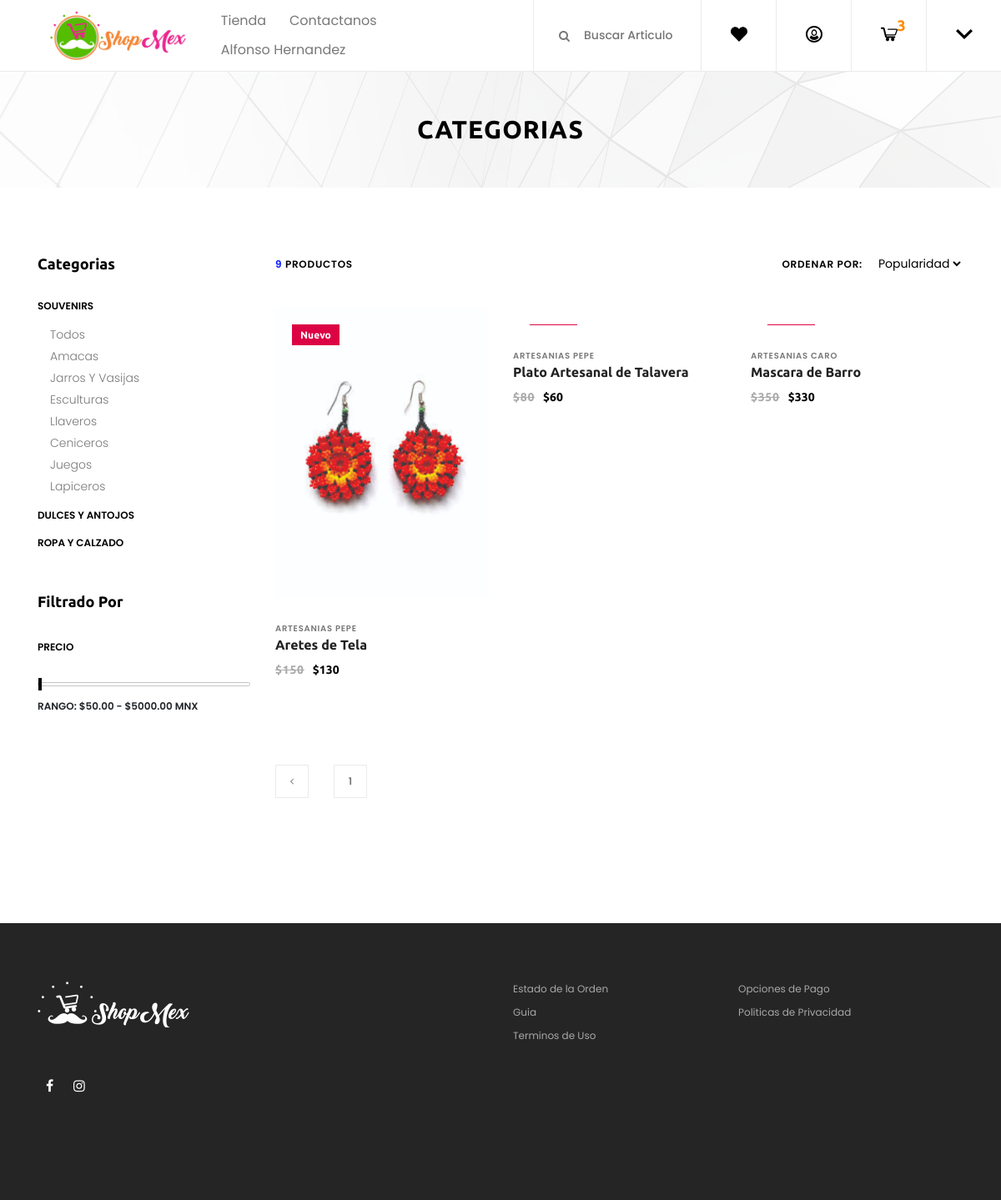
/accesoUsuarios/shop.php (signed in), run on the app's committed database.
### tables this page shows
CREATE TABLE `articulos` (
  `id_producto` int(11) NOT NULL,
  `id_categoria` int(11) NOT NULL,
  `id_imagen` int(11) NOT NULL,
  `nombre` varchar(50) DEFAULT NULL,
  `descripcion` varchar(500) DEFAULT NULL,
  `cantidad` int(11) DEFAULT NULL,
  `precio` float DEFAULT NULL,
  `fechaCaptura` date DEFAULT NULL,
  `proveedor` varchar(50) NOT NULL,
  `estadoProveniente` varchar(50) NOT NULL
);

### accesoUsuarios/shop.php (the view, shortened to what this page needs)
<!DOCTYPE html>
<html lang="en">
<head>
    <link rel="stylesheet" href="../css/core-style.css">
    <link rel="stylesheet" href="../style.css">
</head>
<body>
    <?php
        $miConexion=new Conexion();
        $conexiondb=$miConexion->conectar();
        $queryProductos="SELECT * FROM articulos";
        $sentence=$conexiondb->prepare($queryProductos);
        $sentence->execute();
        $registroArticulos=$sentence->fetchAll(PDO::FETCH_OBJ);
    ?>
    <header class="header_area">
        <div class="classy-nav-container breakpoint-off d-flex align-items-center justify-content-between">
            <nav class="classy-navbar" id="essenceNav">
                <a class="nav-brand" href="index.php"><img src="../img/core-img/logo.png" alt=""></a>
                <div class="classy-menu">
                    <div class="classynav">
                        <ul>
                            <li><a href="#">Tienda</a>
                            </li>
                            <li><a href="contact.php">Contactanos</a></li>
                            <li><a href="#" id="nombreUser"><?php echo $_SESSION["usuario"]; ?></a></li>
                        </ul>
                    </div>
                </div>
            </nav>
            <div class="header-meta d-flex clearfix justify-content-end">
                <div class="search-area">
                    <form action="#" method="post">
                        <input type="search" name="search" id="headerSearch" placeholder="Buscar Articulo">
                        <button type="submit"><i class="fa fa-search" aria-hidden="true"></i></button>
                    </form>
                </div>
                <div class="favourite-area">
                    <a href="#"><img src="../img/core-img/heart.svg" alt=""></a>
                </div>
                <div class="user-login-info">
                    <a href="#" role="button" data-toggle="modal" data-target="#login-modal"><img src="../img/core-img/user.svg" alt=""></a>
                </div>
                <div class="cart-area">
                    <a href="#" id="essenceCartBtn"><img src="../img/core-img/bag.svg" alt="" > <span>3</span></a>
                </div>
                <div class="cart-area">
                    <a href="destroy_session.php" id="essenceCartBtn"> <img src="../img/core-img/arrow-down.svg" title="Cerrar Sesion"> </a>
                </div>
            </div>
        </div>
    </header>
    <div class="breadcumb_area bg-img" style="background-image: url(../img/bg-img/breadcumb.jpg);">
        <div class="container h-100">
            <div class="row h-100 align-items-center">
                <div class="col-12">
                    <div class="page-title text-center">
                        <h2>Categorias</h2>
                    </div>
                </div>
            </div>
        </div>
    </div>
    <section class="shop_grid_area section-padding-80">
        <div class="container">
            <div class="row">
                <div class="col-12 col-md-4 col-lg-3">
                    <div class="shop_sidebar_area">
                        <div class="widget catagory mb-50">
                            <h6 class="widget-title mb-30">Categorias</h6>
                            <div class="catagories-menu">
                                <ul id="menu-content2" class="menu-content collapse show">
                                    <li data-toggle="collapse" data-target="#clothing">
                                        <a href="#">Souvenirs</a>
                                        <ul class="sub-menu collapse show" id="clothing">
                                            <li><a href="#">Todos</a></li>
                                            <li><a href="#">Amacas</a></li>
                                            <li><a href="#">Jarros y Vasijas</a></li>
                                            <li><a href="#">Esculturas</a></li>
                                            <li><a href="#">Llaveros</a></li>
                                            <li><a href="#">Ceniceros</a></li>
                                            <li><a href="#">Juegos</a></li>
                                            <li><a href="#">Lapiceros</a></li>
                                        </ul>
                                    </li>
                                    <li data-toggle="collapse" data-target="#shoes" class="collapsed">
                                        <a href="#">Dulces y Antojos</a>
                                    </li>
                                    <li data-toggle="collapse" data-target="#accessories" class="collapsed">
                                        <a href="#">Ropa y Calzado</a>
                                    </li>
                                </ul>
                            </div>
                        </div>
                        <div class="widget price mb-50">
                            <h6 class="widget-title mb-30">Filtrado por</h6>
                            <p class="widget-title2 mb-30">Precio</p>
                            <div class="widget-desc">
                                <div class="slider-range">
                                    <div data-min="30" data-max="5000" data-unit="$" class="slider-range-price ui-slider ui-slider-horizontal ui-widget ui-widget-content ui-corner-all" data-value-min="50" data-value-max="10000" data-label-result="Range:">
                                        <span class="ui-slider-handle ui-state-default ui-corner-all" tabindex="0"></span>
                                    </div>
                                    <div class="range-price">Rango: $50.00 - $5000.00 MNX</div>
                                </div>
                            </div>
                        </div>
                    </div>
                </div>
                <div class="col-12 col-md-8 col-lg-9">
                    <div class="shop_grid_product_area">
                        <div class="row">
                            <div class="col-12">
                                <div class="product-topbar d-flex align-items-center justify-content-between">
                                    <div class="total-products">
                                        <p><span>9</span> Productos</p>
                                    </div>
                                    <div class="product-sorting d-flex">
                                        <p>Ordenar Por: </p>
                                        <form action="#" method="get">
                                            <select name="select" id="sortByselect">
                                                <option value="value">Popularidad</option>
                                            </select>
                                        </form>
                                    </div>
                                </div>
                            </div>
                        </div>
                        <div class="row">
                            <?php foreach ($registroArticulos as $articulo): ?>
                                    <div class="col-12 col-sm-6 col-lg-4">
                                        <div class="single-product-wrapper">
                                            <div class="product-img">
                                                <img src=" <?php echo '../img/product-img/product-'.($articulo->id_producto-1).'.jpg'; ?> " alt="">
                                                <div class="product-badge offer-badge">
                                                    <span>Nuevo</span>
                                                </div>
                                            </div>
                                            <div class="product-description">
                                                <span><?php echo $articulo->proveedor?></span>
                                                <a href="single-product-details.php?id= <?php echo $articulo->id_producto; ?> ">
                                                    <h6> <?php echo $articulo->nombre?> </h6>
                                                </a>
                                                <p class="product-price"><span class="old-price">$<?php echo $articulo->precio?></span>$<?php echo ($articulo->precio-20)?></p>
                                            </div>
                                        </div>
                                    </div>
                            <?php endforeach; ?>
                        </div>
                    </div>
                    <nav aria-label="navigation">
                        <ul class="pagination mt-50 mb-70">
                            <li class="page-item"><a class="page-link" href="#"><i class="fa fa-angle-left"></i></a></li>
                            <li class="page-item"><a class="page-link" href="#">1</a></li>
                        </ul>
                    </nav>
                </div>
            </div>
        </div>
    </section>
    <footer class="footer_area clearfix">
        <div class="container">
            <div class="row">
                <div class="col-12 col-md-6">
                    <div class="single_widget_area d-flex mb-30">
                        <div class="footer-logo mr-50">
                            <a href="#"><img src="img/core-img/logo2.png" alt=""></a>
                        </div>
                    </div>
                </div>
                <div class="col-12 col-md-6">
                    <div class="single_widget_area mb-30">
                        <ul class="footer_widget_menu">
                            <li><a href="#">Estado de la Orden</a></li>
                            <li><a href="#">Opciones de Pago</a></li>
                            <li><a href="#">Guia</a></li>
                            <li><a href="#">Politicas de Privacidad</a></li>
                            <li><a href="#">Terminos de Uso</a></li>
                        </ul>
                    </div>
                </div>
            </div>
            <div class="row align-items-end">
                <div class="col-12 col-md-6">
                    <div class="single_widget_area">
                        <div class="footer_social_area">
                            <a href="#" data-toggle="tooltip" data-placement="top" title="Facebook"><i class="fa fa-facebook" aria-hidden="true"></i></a>
                            <a href="#" data-toggle="tooltip" data-placement="top" title="Instagram"><i class="fa fa-instagram" aria-hidden="true"></i></a>
                        </div>
                    </div>
                </div>
            </div>
<div class="row mt-5">
                <div class="col-md-12 text-center">
                </div>
            </div>
        </div>
    </footer>
</body>
</html>

### data on the page
articulos: proveedor "ARTESANIAS PEPE", nombre "Aretes de Tela", precio "150", $articulo->precio-20 "130"
articulos: proveedor "ARTESANIAS PEPE", nombre "Plato Artesanal de Talavera", precio "80", $articulo->precio-20 "60"
articulos: proveedor "ARTESANIAS CARO", nombre "Mascara de Barro", precio "350", $articulo->precio-20 "330"

### other printed values
$_SESSION["usuario"] "Alfonso Hernandez"
